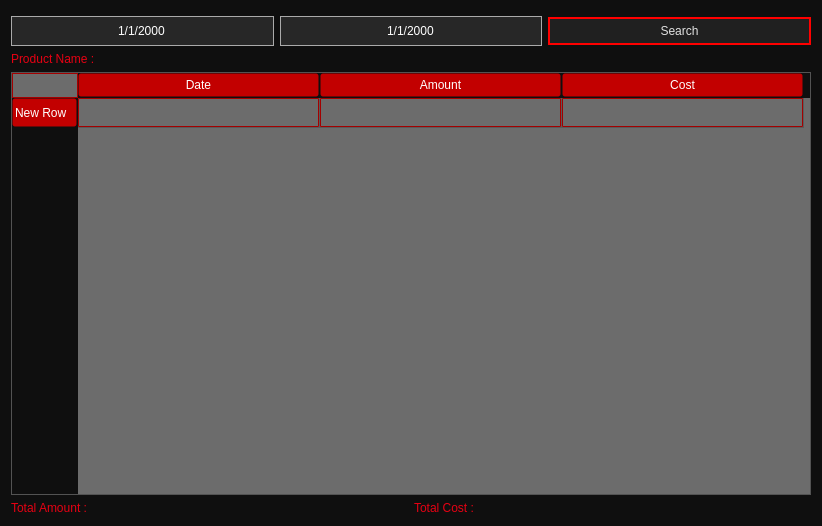
<?xml version="1.0" encoding="UTF-8"?>
<ui version="4.0">
 <class>Storage</class>
 <widget class="QWidget" name="Storage">
  <property name="geometry">
   <rect>
    <x>0</x>
    <y>0</y>
    <width>822</width>
    <height>526</height>
   </rect>
  </property>
  <property name="minimumSize">
   <size>
    <width>822</width>
    <height>526</height>
   </size>
  </property>
  <property name="windowTitle">
   <string>Form</string>
  </property>
  <property name="styleSheet">
   <string notr="true">*{
background-color : #0f0f0f;
}

QMessageBox QLabel{
 	background-color : black;
	border-color: transparent;
	color : #acacac;
}


QMessageBox QPushButton{
	padding : 5px;
	width : 50px;
	background-color: black;
	border : 2px solid #a7000d;
	color : #acacac;
}

QLabel{
background-color : transparent;
color : #e60012;
font: 12pt &quot;Impact&quot;;
}

QTabBar::tab{width:128px; padding:10px; margin-bottom: 1px}
QTabBar::tab:first {margin-left :233px;}

 QSpinBox{
 background-color : #272727;
color : white;
min-height : 20px;
border: 1px solid #aaaaaa;
font: bold normal 10pt &quot;Segoe UI Black&quot;, &quot;Bahij TheSansArabic&quot;;
}

QDateEdit,QDateTimeEdit{
background-color : #272727;
color : white;
min-height : 20px;
border: 1px solid #aaaaaa;
font: bold normal 10pt &quot;Segoe UI Black&quot;, &quot;Bahij TheSansArabic&quot;;}

QComboBox{
text-align : center;
padding : 2px;
margin-top : 0;
background-color : #272727;
color : white;
min-height : 20px;
border: 1px solid #aaaaaa;
font: bold normal 12pt &quot;Segoe UI Black&quot;, &quot;Bahij TheSansArabic&quot;;}

QComboBox QAbstractItemView
{
	font: bold normal 12pt &quot;Segoe UI Black&quot;, &quot;Bahij TheSansArabic&quot;;
	background-color : #272727;
	color : white;
	selection-background-color :rgb(255, 30, 33);
	padding : 1px
	
}

QTableWidget{
background-color : #6c6c6c;
	alternate-background-color: #8c8c8c ;
font: normal normal bold 9pt &quot;Segoe UI Black&quot;,&quot;Arial Black&quot;, &quot;Bahij TheSansArabic&quot;,&quot;Perpetua Titling MT&quot;, &quot;Script MT Bold&quot;, &quot;Traditional Arabic&quot;;
}

QTableWidget QLineEdit{
background-color:#272727;
border: 1px solid#aaaaaa;
font: normal normal bold 9pt &quot;Segoe UI Black&quot;,&quot;ArialI Black&quot;, &quot;Bahij TheSansArabic&quot;,&quot;Perpetua Titling MT&quot;, &quot;Script MT Bold&quot;, &quot;Traditional Arabic&quot;;
color : white;
}

QTableWidget::item{
border : 0.5px solid #A40000;
border-radius : 1px;
color : white;
font: normal normal  bold 9pt &quot;Segoe UI Black&quot;, &quot;Arial Black&quot;,&quot;Bahij TheSansArabic&quot;,&quot;Perpetua Titling MT&quot;, &quot;Script MT Bold&quot;, &quot;Traditional Arabic&quot;;
}

QTableWidget::item:selected{
background-color :  rgb(255, 55, 55)
}

QHeaderView::section {
  background-color :#c20000;
  padding: 2px;
border : 1px solid transparent;
border-radius : 3px;
	margin-right : 1px;
margin-bottom : 1px;
font: 10pt &quot;Segoe UI Black&quot;,&quot;Arial Black&quot;, &quot;Bahij TheSansArabic&quot;,&quot;Perpetua Titling MT&quot;, &quot;Script MT Bold&quot;, &quot;Traditional Arabic&quot;; ;
color : white
}

QHeaderView::section:checked
{
font: 10pt  &quot;Segoe UI Black&quot;,&quot;Arial Black&quot;, &quot;Bahij TheSansArabic&quot;,&quot;Perpetua Titling MT&quot;, &quot;Script MT Bold&quot;, &quot;Traditional Arabic&quot;;;
 background-color: #8b0000;
color : rgb(238, 238, 238);
}

QTableView QTableCornerButton::section{
background-color : transparent;
border : 1px solid  #A40000;
max-width : 5px
}

 QScrollBar:horizontal {
height : 16px;
            border: none;
            background: none;

        }

        QScrollBar::handle:horizontal {
            background: lightgrey;
            max-width: 26px;
			max-height : 16px
        }

        QScrollBar::handle:horizontal:hover{background-color : rgb(161, 161, 161);}
  QScrollBar::handle:horizontal:pressed{background-color : rgb(130, 130, 130);}

        QScrollBar::add-line:horizontal {
            background: none;
			width : 30px;
            subcontrol-position: right;
            
        }

        QScrollBar::sub-line:horizontal {
			width : 26px;
            background: none;
            subcontrol-position:  left;

        }

        QScrollBar:left-arrow:horizontal{ 
            background: none;
margin-right : 43px;
	image: url(:/login/arrow-93-16.png)
        }

QScrollBar::right-arrow:horizontal {
			padding : 1px;
            background: none;
			margin-left : 43px;
image: url(:/login/arrow-29-16.png)

}

        QScrollBar::add-page:horizontal, QScrollBar::sub-page:horizontal {
            background: none;
        }

       /* VERTICAL */
QScrollBar:vertical {
            width: 16px;
            border: none;
            background: none;

        }

        QScrollBar::handle:vertical {
            background: lightgray;
            min-height: 20px;
			max-width : 16px
        }

  QScrollBar::handle:vertical:hover{background-color : rgb(161, 161, 161);}
  QScrollBar::handle:vertical:pressed{background-color : rgb(130, 130, 130);}

        QScrollBar::add-line:vertical {
            background: none;
            height: 26px;
            subcontrol-position: bottom;
        }

        QScrollBar::sub-line:vertical {
            background: none;
            height: 26px;
            subcontrol-position: top left;
            subcontrol-origin: margin;
            position: absolute;
        }

        QScrollBar:up-arrow:vertical{
            background: none;
margin-bottom : 40px;
	image: url(:/login/arrow-146-16.png)
        }

 QScrollBar::down-arrow:vertical {
            background: none;
margin-top : 40px;
	image:url(:/login/arrow-208-16.png)
}

        QScrollBar::add-page:vertical, QScrollBar::sub-page:vertical {
            background: none;
        } 




QComboBox::down-arrow{
image:url(:/login/arrow-217-16.png);
width : 16px;
height :16px
}

QComboBox::down-arrow:on{
image : url(:/login/arrow-155-16.png);
width : 16px;
height : 16px}

QComboBox::drop-down{
border-right : 10px solid transparent;
}

QLineEdit{
background-color:#272727;
border: 1px solid#aaaaaa;
color : white;
font: bold normal 10pt &quot;Segoe UI Black&quot;, &quot;Bahij TheSansArabic&quot;;
}

QPushButton{
font: 10pt &quot;Impact&quot;;
padding : 5px;
margin-top : 5px;
background-color : #202020;
color : #e1e1e1;
border : 2px solid red
}

QPushButton:hover{
font: 11pt &quot;Impact&quot;;
padding : 5px;
margin-top : 5px;
background-color :red;
color : black
}

QPushButton:pressed{
font: 11pt &quot;Impact&quot;;
padding : 5px;
margin-top : 5px;
background-color :red;
color : black
}

QDoubleSpinBox{
 background-color : #272727;
color : white;
min-height : 20px;
border: 1px solid #aaaaaa;
font: bold normal 10pt &quot;Segoe UI Black&quot;, &quot;Bahij TheSansArabic&quot;;}</string>
  </property>
  <layout class="QGridLayout" name="gridLayout_2">
   <item row="0" column="0">
    <layout class="QGridLayout" name="gridLayout">
     <item row="3" column="0">
      <layout class="QHBoxLayout" name="horizontalLayout">
       <item>
        <widget class="QLabel" name="label">
         <property name="text">
          <string>Total Amount : </string>
         </property>
        </widget>
       </item>
       <item>
        <widget class="QLabel" name="label_2">
         <property name="text">
          <string>Total Cost : </string>
         </property>
        </widget>
       </item>
      </layout>
     </item>
     <item row="0" column="0">
      <layout class="QHBoxLayout" name="horizontalLayout_10">
       <item>
        <widget class="QDateEdit" name="dateEdit_5">
         <property name="palette">
          <palette>
           <active>
            <colorrole role="WindowText">
             <brush brushstyle="SolidPattern">
              <color alpha="255">
               <red>255</red>
               <green>255</green>
               <blue>255</blue>
              </color>
             </brush>
            </colorrole>
            <colorrole role="Button">
             <brush brushstyle="SolidPattern">
              <color alpha="255">
               <red>39</red>
               <green>39</green>
               <blue>39</blue>
              </color>
             </brush>
            </colorrole>
            <colorrole role="Text">
             <brush brushstyle="SolidPattern">
              <color alpha="255">
               <red>255</red>
               <green>255</green>
               <blue>255</blue>
              </color>
             </brush>
            </colorrole>
            <colorrole role="ButtonText">
             <brush brushstyle="SolidPattern">
              <color alpha="255">
               <red>255</red>
               <green>255</green>
               <blue>255</blue>
              </color>
             </brush>
            </colorrole>
            <colorrole role="Base">
             <brush brushstyle="SolidPattern">
              <color alpha="255">
               <red>39</red>
               <green>39</green>
               <blue>39</blue>
              </color>
             </brush>
            </colorrole>
            <colorrole role="Window">
             <brush brushstyle="SolidPattern">
              <color alpha="255">
               <red>39</red>
               <green>39</green>
               <blue>39</blue>
              </color>
             </brush>
            </colorrole>
            <colorrole role="Highlight">
             <brush brushstyle="SolidPattern">
              <color alpha="255">
               <red>213</red>
               <green>0</green>
               <blue>18</blue>
              </color>
             </brush>
            </colorrole>
            <colorrole role="PlaceholderText">
             <brush brushstyle="NoBrush">
              <color alpha="128">
               <red>255</red>
               <green>255</green>
               <blue>255</blue>
              </color>
             </brush>
            </colorrole>
           </active>
           <inactive>
            <colorrole role="WindowText">
             <brush brushstyle="SolidPattern">
              <color alpha="255">
               <red>255</red>
               <green>255</green>
               <blue>255</blue>
              </color>
             </brush>
            </colorrole>
            <colorrole role="Button">
             <brush brushstyle="SolidPattern">
              <color alpha="255">
               <red>39</red>
               <green>39</green>
               <blue>39</blue>
              </color>
             </brush>
            </colorrole>
            <colorrole role="Text">
             <brush brushstyle="SolidPattern">
              <color alpha="255">
               <red>255</red>
               <green>255</green>
               <blue>255</blue>
              </color>
             </brush>
            </colorrole>
            <colorrole role="ButtonText">
             <brush brushstyle="SolidPattern">
              <color alpha="255">
               <red>255</red>
               <green>255</green>
               <blue>255</blue>
              </color>
             </brush>
            </colorrole>
            <colorrole role="Base">
             <brush brushstyle="SolidPattern">
              <color alpha="255">
               <red>39</red>
               <green>39</green>
               <blue>39</blue>
              </color>
             </brush>
            </colorrole>
            <colorrole role="Window">
             <brush brushstyle="SolidPattern">
              <color alpha="255">
               <red>39</red>
               <green>39</green>
               <blue>39</blue>
              </color>
             </brush>
            </colorrole>
            <colorrole role="Highlight">
             <brush brushstyle="SolidPattern">
              <color alpha="255">
               <red>213</red>
               <green>0</green>
               <blue>18</blue>
              </color>
             </brush>
            </colorrole>
            <colorrole role="PlaceholderText">
             <brush brushstyle="NoBrush">
              <color alpha="128">
               <red>255</red>
               <green>255</green>
               <blue>255</blue>
              </color>
             </brush>
            </colorrole>
           </inactive>
           <disabled>
            <colorrole role="WindowText">
             <brush brushstyle="SolidPattern">
              <color alpha="255">
               <red>255</red>
               <green>255</green>
               <blue>255</blue>
              </color>
             </brush>
            </colorrole>
            <colorrole role="Button">
             <brush brushstyle="SolidPattern">
              <color alpha="255">
               <red>39</red>
               <green>39</green>
               <blue>39</blue>
              </color>
             </brush>
            </colorrole>
            <colorrole role="Text">
             <brush brushstyle="SolidPattern">
              <color alpha="255">
               <red>255</red>
               <green>255</green>
               <blue>255</blue>
              </color>
             </brush>
            </colorrole>
            <colorrole role="ButtonText">
             <brush brushstyle="SolidPattern">
              <color alpha="255">
               <red>255</red>
               <green>255</green>
               <blue>255</blue>
              </color>
             </brush>
            </colorrole>
            <colorrole role="Base">
             <brush brushstyle="SolidPattern">
              <color alpha="255">
               <red>39</red>
               <green>39</green>
               <blue>39</blue>
              </color>
             </brush>
            </colorrole>
            <colorrole role="Window">
             <brush brushstyle="SolidPattern">
              <color alpha="255">
               <red>39</red>
               <green>39</green>
               <blue>39</blue>
              </color>
             </brush>
            </colorrole>
            <colorrole role="Highlight">
             <brush brushstyle="SolidPattern">
              <color alpha="255">
               <red>0</red>
               <green>120</green>
               <blue>215</blue>
              </color>
             </brush>
            </colorrole>
            <colorrole role="PlaceholderText">
             <brush brushstyle="NoBrush">
              <color alpha="128">
               <red>255</red>
               <green>255</green>
               <blue>255</blue>
              </color>
             </brush>
            </colorrole>
           </disabled>
          </palette>
         </property>
         <property name="styleSheet">
          <string notr="true">min-height : 28px;
margin-top : 5px</string>
         </property>
         <property name="alignment">
          <set>Qt::AlignCenter</set>
         </property>
         <property name="buttonSymbols">
          <enum>QAbstractSpinBox::NoButtons</enum>
         </property>
         <property name="displayFormat">
          <string>d/M/yyyy</string>
         </property>
        </widget>
       </item>
       <item>
        <widget class="QDateEdit" name="dateEdit_6">
         <property name="palette">
          <palette>
           <active>
            <colorrole role="WindowText">
             <brush brushstyle="SolidPattern">
              <color alpha="255">
               <red>255</red>
               <green>255</green>
               <blue>255</blue>
              </color>
             </brush>
            </colorrole>
            <colorrole role="Button">
             <brush brushstyle="SolidPattern">
              <color alpha="255">
               <red>39</red>
               <green>39</green>
               <blue>39</blue>
              </color>
             </brush>
            </colorrole>
            <colorrole role="Text">
             <brush brushstyle="SolidPattern">
              <color alpha="255">
               <red>255</red>
               <green>255</green>
               <blue>255</blue>
              </color>
             </brush>
            </colorrole>
            <colorrole role="ButtonText">
             <brush brushstyle="SolidPattern">
              <color alpha="255">
               <red>255</red>
               <green>255</green>
               <blue>255</blue>
              </color>
             </brush>
            </colorrole>
            <colorrole role="Base">
             <brush brushstyle="SolidPattern">
              <color alpha="255">
               <red>39</red>
               <green>39</green>
               <blue>39</blue>
              </color>
             </brush>
            </colorrole>
            <colorrole role="Window">
             <brush brushstyle="SolidPattern">
              <color alpha="255">
               <red>39</red>
               <green>39</green>
               <blue>39</blue>
              </color>
             </brush>
            </colorrole>
            <colorrole role="Highlight">
             <brush brushstyle="SolidPattern">
              <color alpha="255">
               <red>213</red>
               <green>0</green>
               <blue>18</blue>
              </color>
             </brush>
            </colorrole>
            <colorrole role="PlaceholderText">
             <brush brushstyle="NoBrush">
              <color alpha="128">
               <red>255</red>
               <green>255</green>
               <blue>255</blue>
              </color>
             </brush>
            </colorrole>
           </active>
           <inactive>
            <colorrole role="WindowText">
             <brush brushstyle="SolidPattern">
              <color alpha="255">
               <red>255</red>
               <green>255</green>
               <blue>255</blue>
              </color>
             </brush>
            </colorrole>
            <colorrole role="Button">
             <brush brushstyle="SolidPattern">
              <color alpha="255">
               <red>39</red>
               <green>39</green>
               <blue>39</blue>
              </color>
             </brush>
            </colorrole>
            <colorrole role="Text">
             <brush brushstyle="SolidPattern">
              <color alpha="255">
               <red>255</red>
               <green>255</green>
               <blue>255</blue>
              </color>
             </brush>
            </colorrole>
            <colorrole role="ButtonText">
             <brush brushstyle="SolidPattern">
              <color alpha="255">
               <red>255</red>
               <green>255</green>
               <blue>255</blue>
              </color>
             </brush>
            </colorrole>
            <colorrole role="Base">
             <brush brushstyle="SolidPattern">
              <color alpha="255">
               <red>39</red>
               <green>39</green>
               <blue>39</blue>
              </color>
             </brush>
            </colorrole>
            <colorrole role="Window">
             <brush brushstyle="SolidPattern">
              <color alpha="255">
               <red>39</red>
               <green>39</green>
               <blue>39</blue>
              </color>
             </brush>
            </colorrole>
            <colorrole role="Highlight">
             <brush brushstyle="SolidPattern">
              <color alpha="255">
               <red>213</red>
               <green>0</green>
               <blue>18</blue>
              </color>
             </brush>
            </colorrole>
            <colorrole role="PlaceholderText">
             <brush brushstyle="NoBrush">
              <color alpha="128">
               <red>255</red>
               <green>255</green>
               <blue>255</blue>
              </color>
             </brush>
            </colorrole>
           </inactive>
           <disabled>
            <colorrole role="WindowText">
             <brush brushstyle="SolidPattern">
              <color alpha="255">
               <red>255</red>
               <green>255</green>
               <blue>255</blue>
              </color>
             </brush>
            </colorrole>
            <colorrole role="Button">
             <brush brushstyle="SolidPattern">
              <color alpha="255">
               <red>39</red>
               <green>39</green>
               <blue>39</blue>
              </color>
             </brush>
            </colorrole>
            <colorrole role="Text">
             <brush brushstyle="SolidPattern">
              <color alpha="255">
               <red>255</red>
               <green>255</green>
               <blue>255</blue>
              </color>
             </brush>
            </colorrole>
            <colorrole role="ButtonText">
             <brush brushstyle="SolidPattern">
              <color alpha="255">
               <red>255</red>
               <green>255</green>
               <blue>255</blue>
              </color>
             </brush>
            </colorrole>
            <colorrole role="Base">
             <brush brushstyle="SolidPattern">
              <color alpha="255">
               <red>39</red>
               <green>39</green>
               <blue>39</blue>
              </color>
             </brush>
            </colorrole>
            <colorrole role="Window">
             <brush brushstyle="SolidPattern">
              <color alpha="255">
               <red>39</red>
               <green>39</green>
               <blue>39</blue>
              </color>
             </brush>
            </colorrole>
            <colorrole role="Highlight">
             <brush brushstyle="SolidPattern">
              <color alpha="255">
               <red>0</red>
               <green>120</green>
               <blue>215</blue>
              </color>
             </brush>
            </colorrole>
            <colorrole role="PlaceholderText">
             <brush brushstyle="NoBrush">
              <color alpha="128">
               <red>255</red>
               <green>255</green>
               <blue>255</blue>
              </color>
             </brush>
            </colorrole>
           </disabled>
          </palette>
         </property>
         <property name="styleSheet">
          <string notr="true">min-height : 28px;
margin-top : 5px</string>
         </property>
         <property name="alignment">
          <set>Qt::AlignCenter</set>
         </property>
         <property name="buttonSymbols">
          <enum>QAbstractSpinBox::NoButtons</enum>
         </property>
         <property name="displayFormat">
          <string>d/M/yyyy</string>
         </property>
        </widget>
       </item>
       <item>
        <widget class="QPushButton" name="pushButton_6">
         <property name="cursor">
          <cursorShape>PointingHandCursor</cursorShape>
         </property>
         <property name="text">
          <string>Search</string>
         </property>
        </widget>
       </item>
      </layout>
     </item>
     <item row="2" column="0">
      <widget class="QTableWidget" name="tableWidget_7">
       <property name="sizePolicy">
        <sizepolicy hsizetype="Expanding" vsizetype="Expanding">
         <horstretch>0</horstretch>
         <verstretch>0</verstretch>
        </sizepolicy>
       </property>
       <property name="minimumSize">
        <size>
         <width>0</width>
         <height>0</height>
        </size>
       </property>
       <property name="font">
        <font>
         <family>Segoe UI Black</family>
         <pointsize>9</pointsize>
         <weight>75</weight>
         <italic>false</italic>
         <bold>true</bold>
        </font>
       </property>
       <property name="verticalScrollBarPolicy">
        <enum>Qt::ScrollBarAsNeeded</enum>
       </property>
       <property name="horizontalScrollBarPolicy">
        <enum>Qt::ScrollBarAlwaysOff</enum>
       </property>
       <property name="editTriggers">
        <set>QAbstractItemView::NoEditTriggers</set>
       </property>
       <property name="selectionBehavior">
        <enum>QAbstractItemView::SelectRows</enum>
       </property>
       <attribute name="horizontalHeaderVisible">
        <bool>true</bool>
       </attribute>
       <attribute name="horizontalHeaderCascadingSectionResizes">
        <bool>false</bool>
       </attribute>
       <attribute name="horizontalHeaderDefaultSectionSize">
        <number>242</number>
       </attribute>
       <row>
        <property name="text">
         <string>New Row</string>
        </property>
       </row>
       <column>
        <property name="text">
         <string>Date</string>
        </property>
       </column>
       <column>
        <property name="text">
         <string>Amount</string>
        </property>
       </column>
       <column>
        <property name="text">
         <string>Cost</string>
        </property>
       </column>
      </widget>
     </item>
     <item row="1" column="0">
      <widget class="QLabel" name="label_3">
       <property name="text">
        <string>Product Name : </string>
       </property>
      </widget>
     </item>
    </layout>
   </item>
  </layout>
 </widget>
 <resources/>
 <connections/>
</ui>
